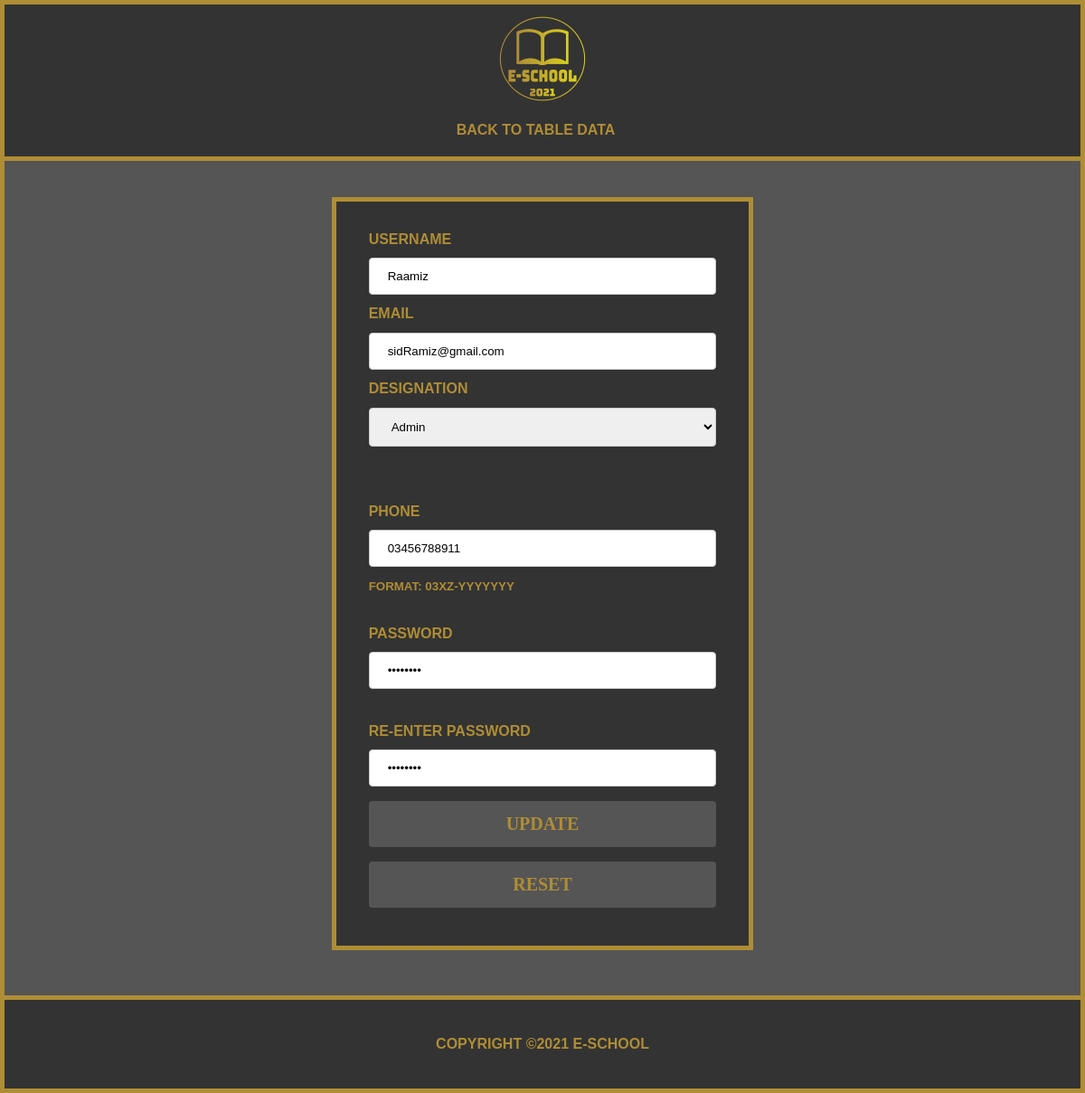
Screenshot of /E-School/userDbUpdate.php?user_id=1 with the database file from the repository.
### tables this page shows
CREATE TABLE `users` (
  `user_id` int(11) NOT NULL,
  `username` varchar(255) NOT NULL,
  `email` varchar(255) NOT NULL,
  `designation` varchar(255) NOT NULL,
  `phone` varchar(255) NOT NULL,
  `password` varchar(16) NOT NULL,
  `created_at` timestamp NOT NULL DEFAULT current_timestamp()
);

### E-School/userDbUpdate.php (the view, shortened to what this page needs)
<!DOCTYPE html>
<html lang="en">
<head>
    <link rel="stylesheet" type="text/css" href="style.css">
</head>
<body>
    <div class="lock_2">
        <header id="main-header">
            <div class="container">
                <div id="logo">
                    <img src="images/logo.png" alt="E-SCHOOL LOGO" width="100" height="100">
                </div>
            </div>
        </header>
        <nav id="navbar">
            <div class="container">
               <ul>
                    <li><a href="displaytables.php">Back to Table Data</a></li>
               </ul>
            </div>
        </nav>
    </div>
    <div class="container">
        <div id="contact_sections">
            <section id="SignUp">
<?php
include ('dbConnection.php');
$ids=$_GET['user_id'];
$Query= "select * from users where user_id={$ids}";
$showQuery = mysqli_query($conn,$Query) or die( mysqli_error($conn));
$arrayData = mysqli_fetch_array($showQuery);
        ?>
                <form name="myForm" action="userDbUpdate.php?user_id=<?php echo $_GET['user_id']; ?>" onsubmit="return Reconfirm_Password()" method="post">
                    <fieldset>
                        <div id="LIT">
                            <label>Username</label><input type="text" name="username"  value = "<?php echo $arrayData['username'] ?>" placeholder="Enter Username" required><br>
                            <label>Email</label> <input type="email" name="email" value = "<?php echo $arrayData['email'] ?>" placeholder="Enter Email" required><br>
                            <label>Designation</label>
                            <select name="des" id="des">
                              <option selected value="<?php echo $arrayData['designation']?>"><?php echo $arrayData['designation'] ?></option>
                            </select>
                            <br><br><br>
                            <label>Phone</label><input type="tel" pattern="[0]{1}[3]{1}[0-9]{9}" name="phone" value = "<?php echo $arrayData['phone'] ?>" placeholder="Enter Phone Number" required><br>
                            <small>FORMAT: 03XZ-YYYYYYY </small><br><br>
                            <label>Password</label> <input type="password" id="password" name="password" placeholder="Enter Password" value = "<?php echo $arrayData['password'] ?>" required>
                            <span id="message" style="color:rgb(175, 141, 53)"> </span> <br><br>
                            <label>Re-Enter Password</label> <input type="password" id="re" placeholder="Repeat Password" name="psw-repeat" value = "<?php echo $arrayData['password'] ?>"required>
							<button type="submit" name="submit" class="Submit">UPDATE</button>
                            <button id="reset" type="reset" value="Reset">Reset</button>
                        </div>
                    </fieldset>
                </form>
            </section>
        </div>
    </div>
    <footer id="main-footer">
        <p>Copyright &copy;2021 E-School</p>
    </footer>
</body>

### E-School/style.css (style rules this page uses)
body { background-color: #555; color: rgb(175, 141, 53); font-family: Arial, Helvetica, sans-serif; font-size: 16px; line-height: 1.6em; margin: 0; border-left: rgb(175, 141, 53) solid; border-right: rgb(175, 141, 53) solid; border-bottom: rgb(175, 141, 53) solid; border-width: 5px; }
.lock_2 { position: relative; }
.container { width: 80%; margin: auto; overflow: hidden; }
#main-header { background-color: #333; color: #708090; border-top: rgb(175, 141, 53) solid; border-width: 5px; }
#navbar { background-color: #333; border-bottom: rgb(175, 141, 53) solid; border-width: 5px; text-transform: uppercase; }
#navbar ul { padding: 0; list-style: none; display: flex; justify-content: center; }
#navbar li { display: inline; }
#navbar a { color: rgb(175, 141, 53); text-decoration: none; font-size: 16px; padding-right: 15px; font-weight: bold; }
#main-footer { background: #333; color: rgb(175, 141, 53); text-align: center; padding: 20px; margin-top: 40px; border-top: rgb(175, 141, 53) solid; border-width: 5px; text-transform: uppercase; font-size: 16px; font-weight: bold; }
#logo { padding-top: 10px; display: flex; justify-content: center; }
* { box-sizing: border-box }
#contact_sections { margin: auto; padding: 10px; }
#contact_sections form fieldset { margin-left: 25%; margin-right: 25%; background-color: #333; border: 5px solid; border-color: rgb(175, 141, 53); font-weight: bold; }
#LIT { margin: 2%; padding: 15px; }
#contact_sections form label { margin-right: 20px; text-transform: uppercase; }
input[type=text], select, input[type=email], input[type=tel], input[type=password], #contact_sections form textarea { width: 100%; padding: 12px 20px; margin: 8px 0; display: inline-block; border: 1px solid #ccc; border-radius: 4px; box-sizing: border-box; }
button[type=submit], #reset { width: 100%; background-color: #555; color: rgb(175, 141, 53); padding: 14px 20px; margin: 8px 0; border: none; border-radius: 4px; cursor: pointer; font-weight: bold; font-size: 20px; text-transform: uppercase; font-family: 'Times New Roman', Times, serif; }
#Login, #SignUp { margin-top: 30px; }

### rows the page displays
users: username "Raamiz", email "sidRamiz@gmail.com", des "Admin", phone "03456788911"
